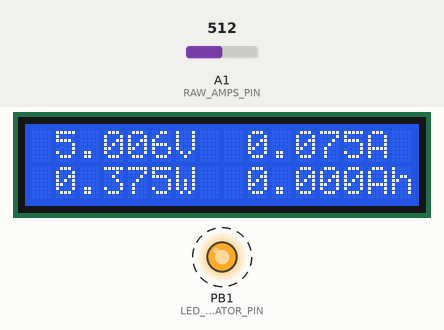
The sketch below on a simulated ATtiny85, built with avr-gcc and run on an emulated ATtiny85. On the bench: 16×2 character LCD, output pins drawn as LEDs (lit = HIGH). Dashed ring = blinking. The test bench sets the inputs (shaded band); at power-on: A1 (RAW_AMPS_PIN) = 512.

Above: at 2.8 s.
2.9 s: A1 (RAW_AMPS_PIN) set to 306
At 5.3 s:
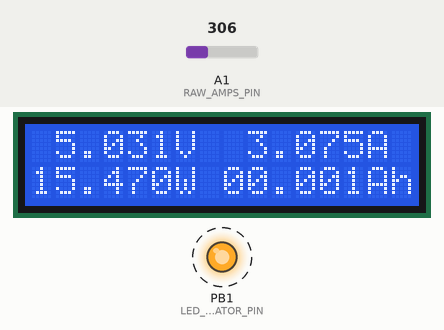
5.8 s: A1 (RAW_AMPS_PIN) set to 122
At 8.5 s:
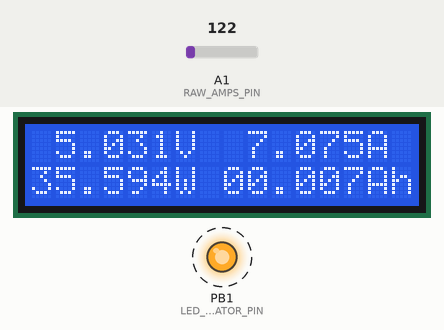
8.8 s: A1 (RAW_AMPS_PIN) set to 0
At 11.9 s:
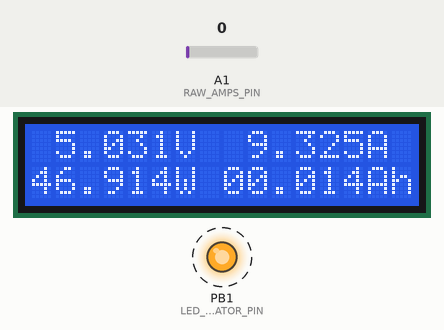
Timing chart, 0 to 17.8 s (numbered marks = the images above; inputs shaded):
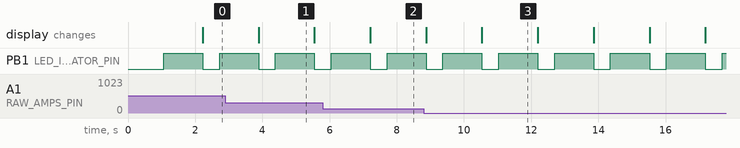

Measured:
- after the input at 2.9 s, the display: changes after 0.99 s (image 1)
- after the input at 5.8 s, the display: changes after 1.4 s (image 2)
- by itself, PB1 (LED_INDICATOR_PIN): alternates HIGH for 1.2 s and LOW for 0.50 s
- what the display in image 1 shows lasts 1.6 s, from 3.9 s to 5.5 s

The sketch:

voltage_amp_watt_meter.ino
```cpp
/*
  PIN CONNECTIONS
  -------------------------------
  A0 - raw voltage analog pin
  A1 - raw ampers analog pin
  -------------------------------
  ACS712 - 30A
  -------------------------------
  D1 -> RX
  D0 -> TX
  -------------------------------
Sketch uses 5412 bytes (17%) of program storage space. Maximum is 30720 bytes.
Global variables use 83 bytes (4%) of dynamic memory, leaving 1965 bytes for local variables. Maximum is 2048 bytes.
  -------------------------------
*/
//= DEFINES ========================================================================================
//
#define RAW_VOLT_PIN A0
#define RAW_AMPS_PIN A1

//~~~~~~~~~~~~~~~~~~~~~~~~~~~~~~~~~~~~~~~~~~~~~~~~~~~~~~~~~~~~~~~~~~~~~~~~~~~~~~~~~~~~~~~~~~~~~~~~~~
//#define DEBUG
//#define DEBUG_V
//#define UseCOMMPro

//= INCLUDES =======================================================================================
#include "Common.h"
//#include "CommCommon.h"
#include <LiquidCrystal.h>

//= CONSTANTS ======================================================================================
const byte LED_INDICATOR_PIN = LED_BUILTIN;  // choose the pin for the LED // D13
//------------------------------------------------
const float OPERATING_VOLTAGE = 5.0;
const float OPERATING_MILLI_AMPS = 75.0;

const unsigned int MEASUREMENT_ITERATIONS = 200;
const float ANALOG_RESOLUTION = 1024.0; // Nano = 10 bits
const float MILLI = 1000.0;

const unsigned int ACS_SENSITIVITY = 66; // x05B (5A) = 185 || x20A = 100 || x30A = 66
const unsigned int AMPS_FACTOR = 250;
//
//= VARIABLES ======================================================================================
// initialize the interface pins
LiquidCrystal lcd(2, 3, 4, 5, 6, 7);
unsigned int rawVolt, rawAmpere;
long volt_mV, current_mA, power, ah;
// the 8 arrays that form each segment of the custom numbers
unsigned long msec = 0;
float time = 0.0;
int sample = 0;
float totalCharge = 0.0;
float averageAmps = 0.0;
float ampSeconds = 0.0;
long ampHours = 0;

//##################################################################################################
//==================================================================================================
//**************************************************************************************************
void setup() {
#ifdef DEBUG
  // Open serial communications and wait for port to open:
  Serial.begin(115200);
  while (!Serial) { ; }
#endif
  debugPrintln(F("START-UP >>>>>>>>>>>>>>>"));
  //..............................
  // initialize digital pin LED_INDICATOR_PIN as an output.
  pinMode(LED_INDICATOR_PIN, OUTPUT);
  //
  pinMode(RAW_VOLT_PIN, INPUT);
  pinMode(RAW_AMPS_PIN, INPUT);
  //
  analogReference(INTERNAL);
  //
  //comm_Setup();
  //
  lcd.begin(16, 2);
  //
  delay(100 * TIME_TICK);
  //..............................
  debugPrintln(F("START-UP <<<<<<<<<<<<<<<"));
}
//**************************************************************************************************
//OOOOOOOOOOOOOOOOOOOOOOOOOOOOOOOOOOOOOOOOOOOOOOOOOOOOOOOOOOOOOOOOOOOOOOOOOOOOOOOOOOOOOOOOOOOOOOOOOO
void loop() {
  //
  digitalWrite(LED_INDICATOR_PIN, HIGH);
  //
  _readVoltageAmpsPower();
  //
  _printVoltageAmpsPower();
  _displayVoltageAmpsPower();

  //
  //comm_ActOnNewDataToSend();
  //
  digitalWrite(LED_INDICATOR_PIN, LOW);
  //
  delay(50 * TIME_TICK);
}
//OOOOOOOOOOOOOOOOOOOOOOOOOOOOOOOOOOOOOOOOOOOOOOOOOOOOOOOOOOOOOOOOOOOOOOOOOOOOOOOOOOOOOOOOOOOOOOOOOO
//==================================================================================================
void _readVoltageAmpsPower() {
  for (int i = 0; i < MEASUREMENT_ITERATIONS; i++) {
    rawVolt = _readVcc();
    rawAmpere = _computeVoltage(analogRead(RAW_AMPS_PIN), 1000);

    volt_mV = volt_mV + rawVolt;
    current_mA = current_mA + rawAmpere;
    delay(1);
  }

  volt_mV = (volt_mV / MEASUREMENT_ITERATIONS);

  current_mA = (current_mA / MEASUREMENT_ITERATIONS);
  current_mA = (OPERATING_VOLTAGE*MILLI/2.0 - current_mA) / ACS_SENSITIVITY; // (2.5 - (AvgAcs * (5.0 / 1024.0)) ) / 0.185;
  if (current_mA < 1) current_mA = 0;
  current_mA = current_mA * AMPS_FACTOR + OPERATING_MILLI_AMPS;

  power = (volt_mV * current_mA) / MILLI;
  //--------------------
  sample = sample + 1;
  //
  msec = millis();
  //
  time = (float)msec / 1000.0;
  totalCharge = totalCharge + (current_mA);
  averageAmps = totalCharge / sample;
  ampSeconds = averageAmps * time;
  ampHours = ampSeconds / 3600;
}
//==================================================================================================
void _displayVoltageAmpsPower() {
  int displayValue = 0;
  //--------------------------------------
  lcd.setCursor(6, 0);
  lcd.print("V");

  displayValue = volt_mV % 10;
  lcd.setCursor(5, 0);
  lcd.print(displayValue);
  displayValue = (volt_mV / 10) % 10;
  lcd.setCursor(4, 0);
  lcd.print(displayValue);
  displayValue = (volt_mV / 100) % 10;
  lcd.setCursor(3, 0);
  lcd.print(displayValue);
  lcd.setCursor(2, 0);
  lcd.print(".");
  displayValue = (volt_mV / 1000) % 10;
  lcd.setCursor(1, 0);
  lcd.print(displayValue);
  displayValue = (volt_mV / 10000) % 10;
  lcd.setCursor(0, 0);
  if (volt_mV > 9999) lcd.print(displayValue);
  else lcd.print(" ");
  //--------------------------------------
  lcd.setCursor(14, 0);
  lcd.print("A");

  displayValue = current_mA % 10;
  lcd.setCursor(13, 0);
  lcd.print(displayValue);
  displayValue = (current_mA / 10) % 10;
  lcd.setCursor(12, 0);
  lcd.print(displayValue);
  displayValue = (current_mA / 100) % 10;
  lcd.setCursor(11, 0);
  lcd.print(displayValue);
  lcd.setCursor(10, 0);
  lcd.print(".");
  displayValue = (current_mA / 1000) % 10;
  lcd.setCursor(9, 0);
  lcd.print(displayValue);
  //--------------------------------------
  lcd.setCursor(6, 1);
  lcd.print("W");

  displayValue = power % 10;
  lcd.setCursor(5, 1);
  lcd.print(displayValue);
  displayValue = (power / 10) % 10;
  lcd.setCursor(4, 1);
  lcd.print(displayValue);
  displayValue = (power / 100) % 10;
  lcd.setCursor(3, 1);
  lcd.print(displayValue);
  lcd.setCursor(2, 1);
  lcd.print(".");
  displayValue = (power / 1000) % 10;
  lcd.setCursor(1, 1);
  lcd.print(displayValue);
  displayValue = (power / 10000) % 10;
  lcd.setCursor(0, 1);
  if (power > 9999) lcd.print(displayValue);
  else lcd.print(" ");
  //--------------------------------------
  lcd.setCursor(14, 1);
  lcd.print("Ah");

  displayValue = (ampHours ) % 10;
  lcd.setCursor(13, 1);
  lcd.print(displayValue);
  displayValue = (ampHours / 10) % 10;
  lcd.setCursor(12, 1);
  lcd.print(displayValue);
  displayValue = (ampHours / 100) % 10;
  lcd.setCursor(11, 1);
  lcd.print(displayValue);
  lcd.setCursor(10, 1);
  lcd.print(".");
  displayValue = (ampHours / 1000) % 10;
  lcd.setCursor(9, 1);
  lcd.print(displayValue);
  displayValue = (ampHours / 10000) % 10;
  lcd.setCursor(8, 1);
  if (power > 9999) lcd.print(displayValue);
  else lcd.print(" ");
  //--------------------------------------
}
//==================================================================================================
void _printVoltageAmpsPower() {
#ifdef DEBUG_V
  debugPrint(volt_mV);
  debugPrint("  ");
  debugPrint(current_mA);
  debugPrint("  ");
  debugPrint(power);

  debugPrint("  ");
  debugPrint(ampHours);
  debugPrint("  ");
  debugPrintln(time);
  debugPrintln("---------------------------------------");
#endif
}
//==================================================================================================
//==================================================================================================
float _computeVoltage(unsigned int raw_analog_value, int unit) {
  float raw_voltage = raw_analog_value * OPERATING_VOLTAGE / ANALOG_RESOLUTION;
  // read correct supply voltage
  long raw_vcc = _readVcc();
  float supply_voltage = raw_vcc * (unit / 1000.0);
  float corrected_voltage = supply_voltage / OPERATING_VOLTAGE * raw_voltage;
  //supply = round(supply_voltage);

#ifdef DEBUG_VCC
  Serial.print("Vcc = ");
  Serial.print(supply_voltage);
  Serial.print(" V | ");
#endif

  return corrected_voltage;
}
//==================================================================================================
//==================================================================================================
long _readVcc() {
  long result;
  // Read 1.1V reference against AVcc
#if defined(__AVR_ATmega32U4__) || defined(__AVR_ATmega1280__) || defined(__AVR_ATmega2560__)
  ADMUX = _BV(REFS0) | _BV(MUX4) | _BV(MUX3) | _BV(MUX2) | _BV(MUX1);
#elif defined(__AVR_ATtiny24__) || defined(__AVR_ATtiny44__) || defined(__AVR_ATtiny84__)
  ADMUX = _BV(MUX5) | _BV(MUX0);
#elif defined(__AVR_ATtiny25__) || defined(__AVR_ATtiny45__) || defined(__AVR_ATtiny85__)
  ADMUX = _BV(MUX3) | _BV(MUX2);
#else
  ADMUX = _BV(REFS0) | _BV(MUX3) | _BV(MUX2) | _BV(MUX1);
#endif
  delay(2);             // Wait for Vref to settle
  ADCSRA |= _BV(ADSC);  // Convert
  while (bit_is_set(ADCSRA, ADSC))
    ;
  result = ADCL;
  result |= ADCH << 8;
  result = 1126400L / result;  // Calculate Vcc (in mV); 1126400 = 1.1*1024*1000
  return result;
}
//==================================================================================================
```

Common.h
```cpp
#pragma once
#ifndef _HEADERFILE_COMMON
#define _HEADERFILE_COMMON
//= CONSTANTS ======================================================================================
#define SW_VERSION "2023.12.10"
//------------------------------------------------
//------------------------------------------------
#define ARRAY_LEN(array) (sizeof(array) / sizeof(array[0]))
//------------------------------------------------
#ifdef DEBUG
#define TIME_TICK 40L
#else
#define TIME_TICK 10L
#endif

#define SEC 100 * TIME_TICK  // 1 second
//------------------------------------------------
#ifdef DEBUG
	#define debugPrint(x) Serial.print(x) //debug on
	#define debugPrintln(x) Serial.println(x) //debug on
#else
	#define debugPrint(x) {;} //debug off
	#define debugPrintln(x) {;} //debug off
#endif
//------------------------------------------------
//==================================================================================================
#endif // _HEADERFILE_COMMON
```
